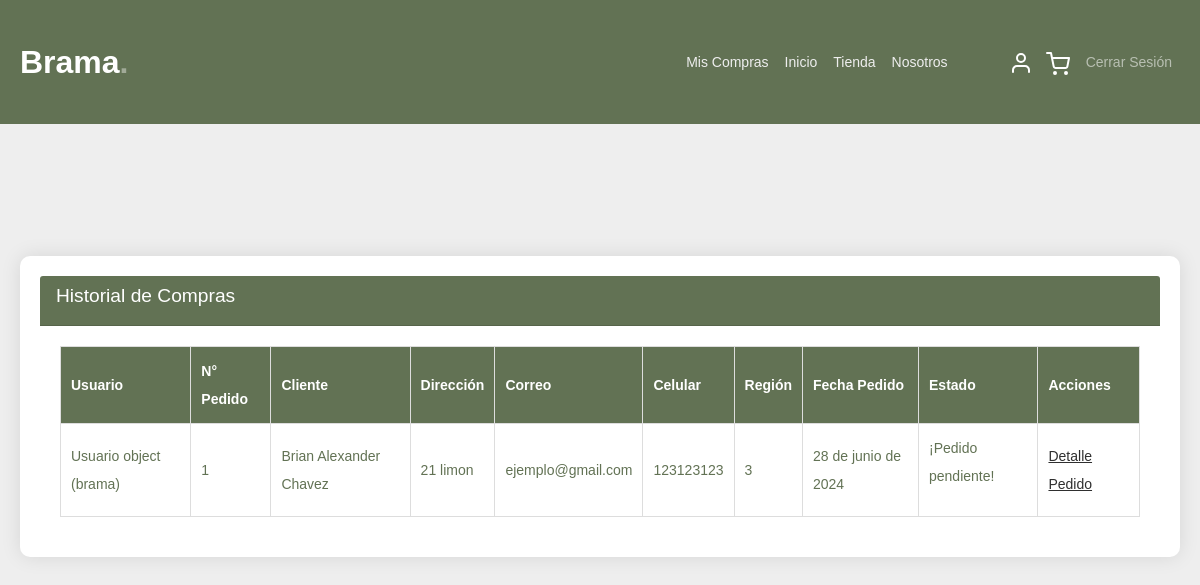
The page /miscompras/ (signed in) on the database as committed earlier.
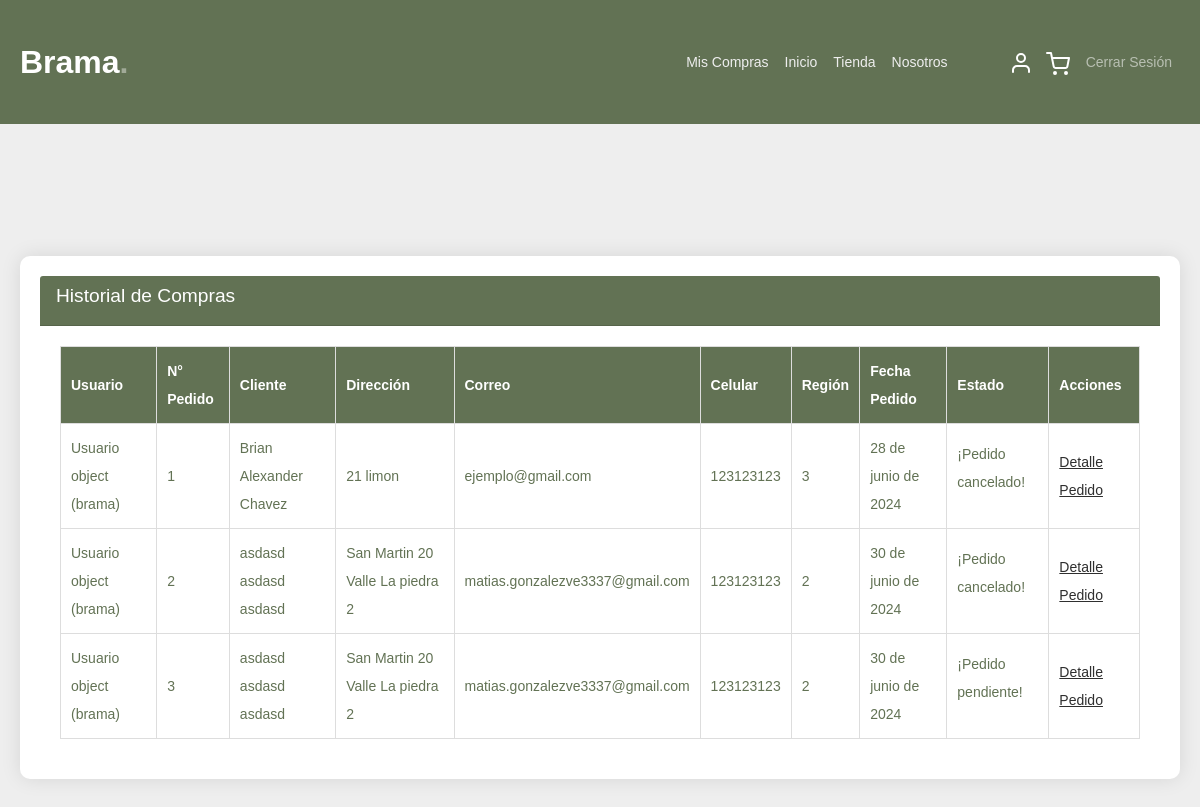
The same page on the database as committed later.
### aplicacion/models.py (models this page shows, shortened)
class Pedido(models.Model):
    usuario = models.ForeignKey(Usuario, on_delete=models.PROTECT)
    id = models.AutoField(primary_key=True)
    nombre_cliente = models.CharField(max_length=100)
    direccion = models.CharField(max_length=200)
    correo = models.EmailField()
    celular = models.CharField(max_length=20)
    region = models.CharField(max_length=25, choices=REGIONES, default='CONCEPCION')
    fecha_pedido = models.DateField(auto_now_add=True)
    boleta = models.CharField(max_length=15, choices=[
        ('sin_boleta', 'Sin boleta'),
        ('con_boleta', 'Con boleta'),
    ])
    estado = models.CharField(max_length=20, choices=[
        ('cancelado', 'Cancelado'),
        ('en_proceso', 'En Proceso'),
        ('finalizado', 'Finalizado'),
    ], default='en_proceso')
    adicional = models.TextField(blank=True, null=True)  # Añadimos el campo adicional

class Usuario (models.Model):
    nombusuario = models.CharField(primary_key=True, max_length=20, null=False)
    pwd = models.CharField(max_length=20, null=False)

### aplicacion/views.py (the view)
# urls.py: path('miscompras/', miscompras, name='miscompras'),
@login_required
def miscompras(request):
    user = request.user
    usr = get_object_or_404(Usuario, nombusuario=user)
    pedidos = Pedido.objects.filter(usuario_id=usr)
    datos = {
        'pedidos': pedidos,
        'detallepedido': detallepedido,
    }
    return render(request, "aplicacion/miscompras.html", datos)

### aplicacion/templates/aplicacion/miscompras.html (shortened to what the changed rows need)
{% load static %}
<!DOCTYPE html>
<html lang="es">
<head>
    <link href="{% static 'aplicacion/css/bootstrap.min.css' %}" rel="stylesheet">
    <link rel="stylesheet" href="https://cdnjs.cloudflare.com/ajax/libs/font-awesome/6.0.0-beta3/css/all.min.css">
    <link href="{% static 'aplicacion/css/tiny-slider.css' %}" rel="stylesheet">
    <link href="{% static 'aplicacion/css/style.css' %}" rel="stylesheet">
    <link href="{% static 'aplicacion/css/stylemiscompras.css' %}" rel="stylesheet">
</head>
<body>
<div class="untree_co-section product-section before-footer-section">
    <div class="container">
        <div class="row">
            <div class="col-lg-12">
                <div class="card">
                    <div class="card-header">
                        <h2 class="card-title">Historial de Compras</h2>
                    </div>
                    <div class="card-body">
                        <table class="product-table">
                            <thead>
                                <tr>
                                    <th>Usuario</th>
                                    <th>N° Pedido</th>
                                    <th>Cliente</th>
                                    <th>Dirección</th>
                                    <th>Correo</th>
                                    <th>Celular</th>
                                    <th>Región</th>
                                    <th>Fecha Pedido</th>
                                    <th>Estado</th>
                                    <th>Acciones</th>
                                </tr>
                            </thead>
                            <tbody>
                                {% for pedido in pedidos %}
                                <tr>
                                    <td>{{ pedido.usuario }}</td>
                                    <td>{{ pedido.id }}</td>
                                    <td>{{ pedido.nombre_cliente }}</td>
                                    <td>{{ pedido.direccion }}</td>
                                    <td>{{ pedido.correo }}</td>
                                    <td>{{ pedido.celular }}</td>
                                    <td>{{ pedido.region }}</td>
                                    <td>{{ pedido.fecha_pedido }}</td>
                                    <td><p class="success">¡Pedido {{pedido.estado}}!</p></td>
                                    <td><a href="{% url 'detallepedido' pedido.id %}">Detalle Pedido</a></td>
                                </tr>
                                {% endfor %}
                            </tbody>
                        </table>
                    </div>
                </div>
            </div>
        </div>
    </div>
</div>
</body>
</html>

Rows that differ between the two databases and show on the page:
changed Pedido "Brian Alexander Chavez": estado "pendiente" → "cancelado"
added Pedido: usuario "Usuario object (brama)", id "2", nombre_cliente "asdasd asdasd asdasd", direccion "San Martin 20 Valle La piedra 2", correo "matias.gonzalezve3337@gmail.com", celular "123123123", region "2", fecha_pedido "30 de junio de 2024", estado "cancelado"
added Pedido: usuario "Usuario object (brama)", id "3", nombre_cliente "asdasd asdasd asdasd", direccion "San Martin 20 Valle La piedra 2", correo "matias.gonzalezve3337@gmail.com", celular "123123123", region "2", fecha_pedido "30 de junio de 2024", estado "pendiente"
